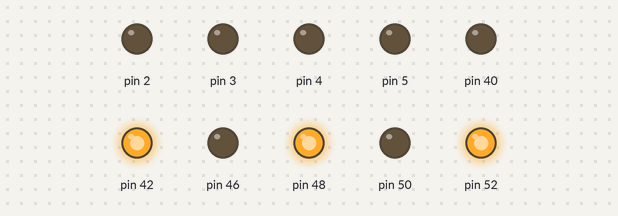
Recording of a sketch running on a simulated Arduino Mega 2560, built with avr-gcc and run on an emulated ATmega2560. Parts: output pins drawn as LEDs (lit = HIGH). What the sketch prints to the serial monitor is not drawn.

Above: at 0.1 s.
Timing chart, 0 to 1.6 s (numbered marks = the images above):
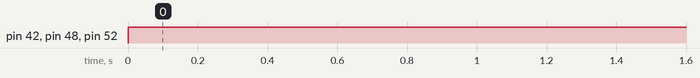

Measured:
- by itself, pin 42, pin 48, pin 52: LOW → HIGH at 0.00 s

The sketch:

test_car.ino
```cpp
int forw = 6;
int lef = 7;
int race = 8;
int rac;
int forh;
int sw;
int i;
void setup() {
pinMode(52,OUTPUT);
pinMode(2,OUTPUT);
pinMode(50,OUTPUT);
pinMode(3,OUTPUT);
pinMode(42,OUTPUT);
pinMode(48,OUTPUT);
pinMode(3,OUTPUT);
pinMode(46,OUTPUT);
pinMode(5,OUTPUT);
pinMode(40,OUTPUT);
Serial.begin(9600);
pinMode(race,INPUT);
pinMode(forw,INPUT);
pinMode(lef,INPUT);

}

void loop() {
int num = 2;

Serial.print(" 5 ");
switch(num){
case 1:
Serial.print(" 1 ");
 digitalWrite(44,HIGH);
digitalWrite(50,HIGH);
digitalWrite(42,HIGH);
digitalWrite(48,LOW);
digitalWrite(46,HIGH);
digitalWrite(52,LOW);
analogWrite(2,i);
analogWrite(3,i);
analogWrite(4,i);
analogWrite(5,i);
break;
case 2:
Serial.print(" 2 ");
digitalWrite(44,HIGH);
digitalWrite(50,LOW);
digitalWrite(42,HIGH);
digitalWrite(48,HIGH);
digitalWrite(46,LOW);
digitalWrite(52,HIGH);
analogWrite(2,i);
analogWrite(3,i);
analogWrite(4,i);
analogWrite(5,i);
break;
case 3:
 digitalWrite(44,HIGH);
digitalWrite(50,HIGH);
digitalWrite(42,HIGH);
digitalWrite(48,HIGH);
digitalWrite(46,HIGH);
digitalWrite(52,HIGH);
analogWrite(2,i);
analogWrite(3,i);
analogWrite(4,i);
analogWrite(5,i);
Serial.print(" 3 ");
break;
case 4:
right();
  digitalWrite(44,HIGH);
digitalWrite(50,LOW);
digitalWrite(42,HIGH);
digitalWrite(48,LOW);
digitalWrite(46,LOW);
digitalWrite(52,LOW);
analogWrite(2,i);
analogWrite(3,i);
analogWrite(4,i);
analogWrite(5,i);


  }


}
void forward(){
 digitalWrite(44,HIGH);
digitalWrite(50,HIGH);
digitalWrite(42,HIGH);
digitalWrite(48,LOW);
digitalWrite(46,HIGH);
digitalWrite(52,LOW);
analogWrite(2,100);
analogWrite(3,100);
analogWrite(4,100);
analogWrite(5,100);}
void right(){
  digitalWrite(44,HIGH);
digitalWrite(50,LOW);
digitalWrite(42,HIGH);
digitalWrite(48,LOW);
digitalWrite(46,LOW);
digitalWrite(52,LOW);
analogWrite(2,i);
analogWrite(3,i);
analogWrite(4,i);
analogWrite(5,i);}
void left(){
  digitalWrite(44,HIGH);
digitalWrite(50,HIGH);
digitalWrite(42,HIGH);
digitalWrite(48,HIGH);
digitalWrite(46,HIGH);
digitalWrite(52,HIGH);
analogWrite(2,i);
analogWrite(3,i);
analogWrite(4,i);
analogWrite(5,i);
  }
void back(){
digitalWrite(44,HIGH);
digitalWrite(50,LOW);
digitalWrite(42,HIGH);
digitalWrite(48,HIGH);
digitalWrite(46,LOW);
digitalWrite(52,HIGH);
analogWrite(2,i);
analogWrite(3,i);
analogWrite(4,i);
analogWrite(5,i);}
void no(){
digitalWrite(44,LOW);
digitalWrite(50,HIGH);
digitalWrite(42,LOW);
digitalWrite(48,LOW);
digitalWrite(46,HIGH);
digitalWrite(52,LOW);
analogWrite(2,i);
analogWrite(3,i);
analogWrite(4,i);
analogWrite(5,i); }
void readradio(){
 rac = pulseIn(race,HIGH,60000);
 forh =pulseIn(forw,HIGH,60000);
 sw =pulseIn(lef,HIGH,60000);
Serial.print(rac);
Serial.print("  ");
Serial.print(forh);
Serial.print("  ");
Serial.print(sw);
Serial.println("  ");}
```
